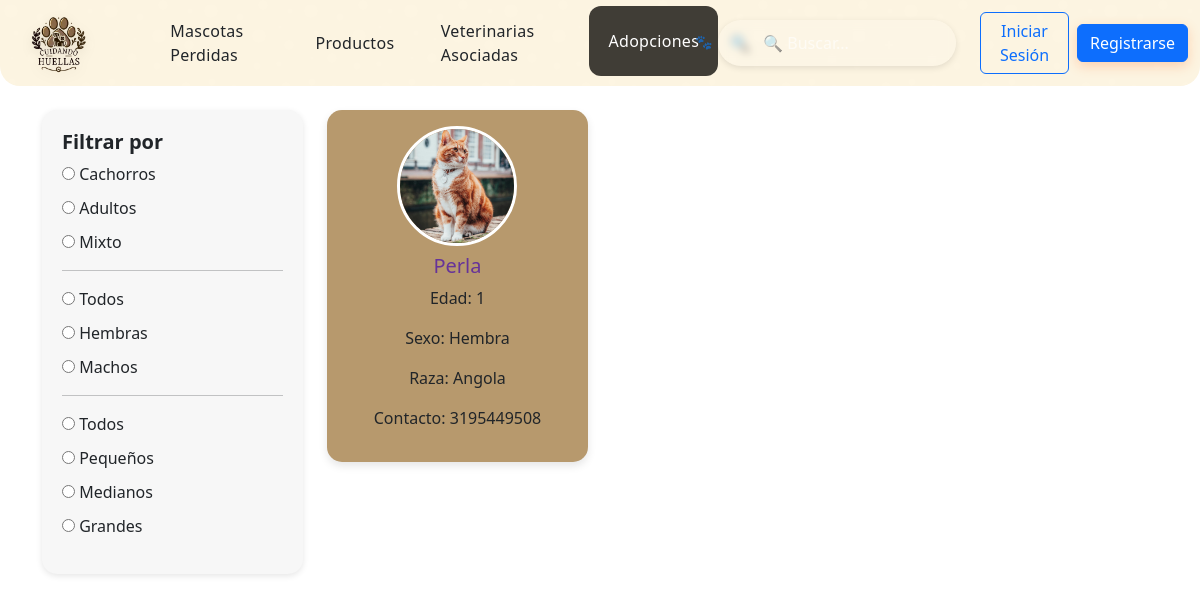
The page /adopciones/ on the database as committed earlier.
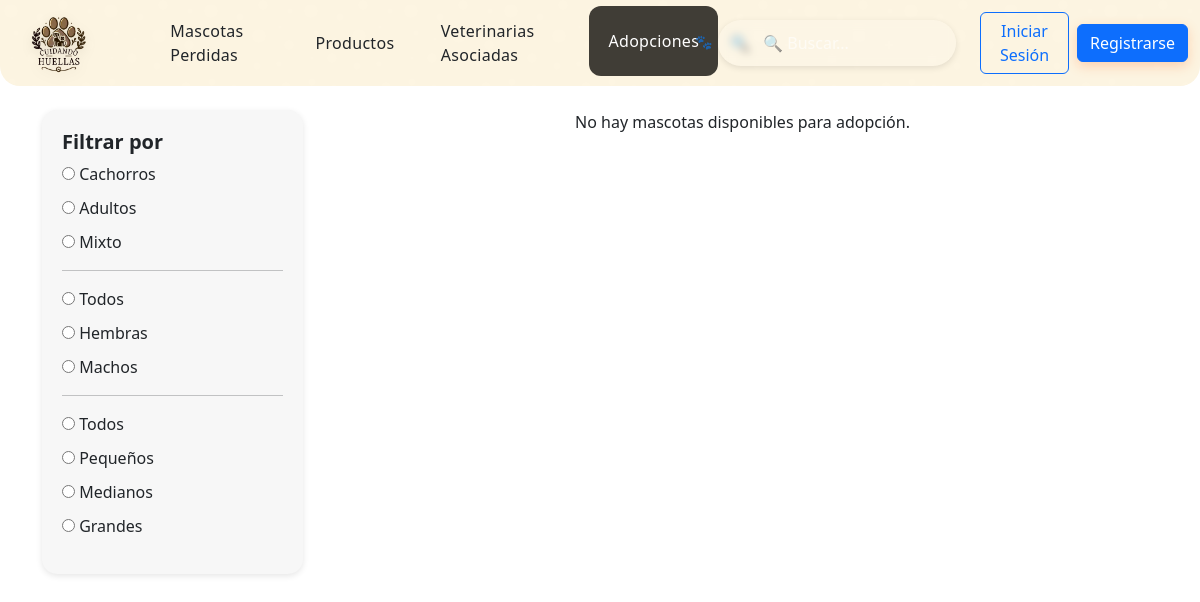
The same page on the database as committed later.
### cuidandoHuellas/models.py (models this page shows, shortened)
class PublicacionMascota(models.Model):
    TIPO_PUBLICACION = (
        ('perdida', 'Mascota Perdida'),
        ('adopcion', 'Mascota en Adopción'),
    )
    usuario = models.ForeignKey(Usuario, on_delete=models.CASCADE, related_name='publicaciones')
    descripcion = models.TextField()
    fecha_publicacion = models.DateTimeField(auto_now_add=True)
    tipo_publicacion = models.CharField(max_length=10, choices=TIPO_PUBLICACION, default='perdida')
    nombre_mascota = models.CharField(max_length=100, null=True, blank=True)
    edad = models.CharField(max_length=50, null=True, blank=True)
    raza = models.CharField(max_length=100, null=True, blank=True)
    sexo = models.CharField(max_length=10, null=True, blank=True)
    contacto = models.CharField(max_length=100, null=True, blank=True)

class FotoMascota(models.Model):
    publicacion = models.ForeignKey(PublicacionMascota, on_delete=models.CASCADE, related_name='fotos')
    imagen = models.ImageField(upload_to='fotos_mascotas/')

### cuidandoHuellas/views.py (the view)
# urls.py: path('adopciones/',views.adopciones,name="adopciones"),
def adopciones(request):
    publicaciones = PublicacionMascota.objects.filter(tipo_publicacion='adopcion').order_by('-fecha_publicacion')
    return render(request, "usuarios/adopciones.html", {
        "publicaciones": publicaciones
    })

### cuidandoHuellas/templates/usuarios/adopciones.html (shortened to what this page needs)
{% extends 'administrador/base_sesion.html' %}
{% load static %}
{% block estilos_unicos %}
    <link rel="stylesheet" href="{% static 'css/usuarios/adopciones.css' %}">
    <link href="{% static 'css/bootstrap.min.css' %}" rel="stylesheet">
{% endblock %}
{% block contenido %}
<div class="container my-4">
    <div class="row">
        <div class="col-md-3">
            <div class="side-menu">
                <h5>Filtrar por</h5>
                <ul class="list-unstyled">
                    <li><input type="radio" name="edad"> Cachorros</li>
                    <li><input type="radio" name="edad"> Adultos</li>
                    <li><input type="radio" name="edad"> Mixto</li>
                    <hr>
                    <li><input type="radio" name="sexo"> Todos</li>
                    <li><input type="radio" name="sexo"> Hembras</li>
                    <li><input type="radio" name="sexo"> Machos</li>
                    <hr>
                    <li><input type="radio" name="tamano"> Todos</li>
                    <li><input type="radio" name="tamano"> Pequeños</li>
                    <li><input type="radio" name="tamano"> Medianos</li>
                    <li><input type="radio" name="tamano"> Grandes</li>
                </ul>
            </div>
        </div>
        <div class="col-md-9">
            <div class="row">
                {% for publicacion in publicaciones %}
                    {% if publicacion.tipo_publicacion == 'adopcion' %}
                        <div class="col-md-4 mb-4">
                            <div class="dog-card text-center p-3">
                                {% if publicacion.fotos.first %}
                                    <img src="{{ publicacion.fotos.first.imagen.url }}" alt="{{ publicacion.nombre_mascota }}" class="dog-image mb-2">
                                {% else %}
                                    <div class="dog-image placeholder bg-secondary mb-2 d-flex align-items-center justify-content-center text-white">
                                        <i class="fas fa-paw fa-2x"></i>
                                    </div>
                                {% endif %}
                                <h5 class="text-purple">{{ publicacion.nombre_mascota }}</h5>
                                <p>Edad: {{ publicacion.edad }}</p>
                                <p>Sexo: {{ publicacion.sexo }}</p>
                                <p>Raza: {{ publicacion.raza }}</p>
                                <p>Contacto: {{ publicacion.contacto }}</p>
                            </div>
                        </div>
                    {% endif %}
                {% empty %}
                    <p class="text-center">No hay mascotas disponibles para adopción.</p>
                {% endfor %}
            </div>
        </div>
    </div>
</div>
{% endblock %}

Rows that differ between the two databases and show on the page:
removed PublicacionMascota: fotos.first.imagen (picture), nombre_mascota "Perla", edad "1", sexo "Hembra", raza "Angola", contacto "3195449508"
Other text that changed with them:
text now shown: "No hay mascotas disponibles para adopción."
